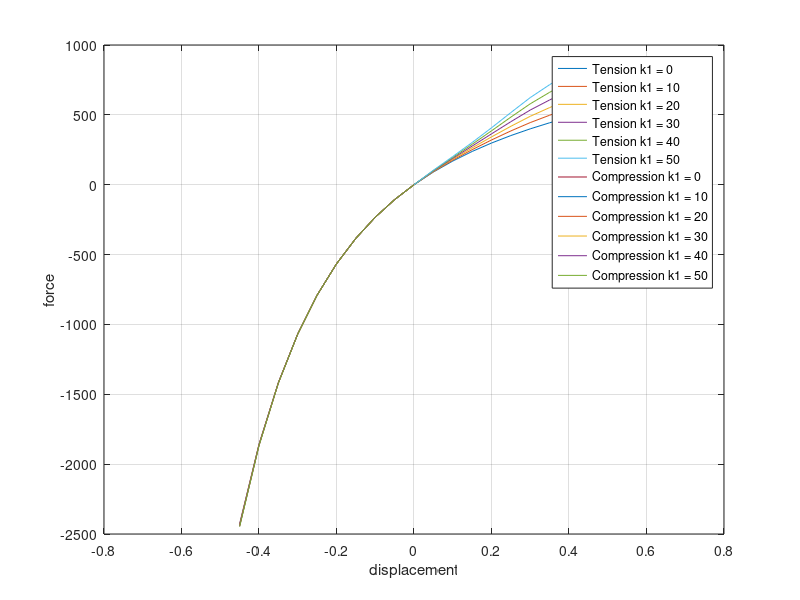

This chart was generated by the following MATLAB code: (Note: this script raises an error after producing the figure.)
close all
clear
clc

Displacement = [0.0, 0.05, 0.1, 0.15000000000000002, 0.2, 0.25, 0.30000000000000004, 0.35000000000000003, 0.4, 0.45];

% tissue orientation [1,0,0]

% k1 = 0
Tension0 = [-2.134657609528058e-27, 91.00404166891487, 169.54981059824803, 238.03719043570646, 298.33952020635115, 351.9251657934373, 399.9474510753262, 443.3132059931279, 482.81536217709623, 519.0870664625577];
Compression0 = [-2.134657609528058e-27, -106.5344514861878, -232.6302817794351, -383.54203974331705, -566.2248874970625, -789.9701471556211, -1067.3027647952588, -1415.2643509276627, -1857.4027683162442, -2427.2303194169335];

% k1 = 10
Tension10 = [-2.134657609528058e-27, 93.46366356477606, 175.99020401970347, 250.86333063997634, 320.2563394612743, 385.06345051729204, 444.76683280885317, 497.37687557432037, 546.5722937037638, 595.9906405503216];
Compression10 = [3.250044141225416e-07, -106.53445127386505, -232.63028177943443, -383.5443046072731, -566.2485842582355, -790.1055555079347, -1067.781917626318, -1416.6582038226416, -1860.5355105761905, -2433.989603349328];

% k1 = 20
Tension20 = [-2.134657609528058e-27, 95.9445899083046, 182.47320612816424, 263.73626690189724, 342.19835944969566, 418.2284420379136, 489.764590470771, 552.0418159968756, 610.3541834155266, 672.7236821802351];
Compression20 = [-6.263274141750273e-09, -106.5344507525911, -232.63028177943414, -383.5465574583063, -566.2716556170401, -790.2308392881395, -1068.2087187898646, -1417.7760458464497, -1862.9763018112174, -2438.4814151778346];

% k1 = 30
Tension30 = [-2.134657609528058e-27, 98.4221656551056, 188.93608609032538, 276.54019302427156, 363.988257473226, 451.165256689384, 534.5513704900086, 606.7111328829996, 673.7183393604896, 748.8503281267332];
Compression30 = [-7.619843161266356e-09, -106.5344502684823, -232.630281779435, -383.5487761384026, -566.2939251931841, -790.3465623736362, -1068.5928862796295, -1418.6983404207267, -1864.9458579065188, -2442.0077357383952];

% k1 = 40
Tension40 = [-2.134657609528058e-27, 100.8965801560019, 195.38089441105572, 289.2858333607557, 385.6567759832141, 483.9259942033305, 579.171229498019, 661.3604618696513, 736.7844407193559, 824.5674283125522];
Compression40 = [-2.134657609528058e-27, -106.5344514861878, -232.6302817794351, -383.5509615117507, -566.3154520585999, -790.4542263584594, -1068.9359432848858, -1419.4814483837597, -1866.5888953748151, -2444.9514635574546];

% k1 = 50
Tension50 = [-2.134657609528058e-27, 103.36800622768293, 201.80936892033588, 301.9814879915867, 407.225803484953, 516.5459080477119, 623.6548911987663, 715.9776890373668, 799.6206339343635, 899.9792080573259];
Compression50 = [-2.134657609528058e-27, -106.5344514861878, -232.6302817794351, -383.5531144106016, -566.3362882365093, -790.5549873460617, -1069.244163865563, -1420.1603190516332, -1868.0017513807902, -2447.466927913647];


plot(Displacement, Tension0);
hold on
plot(Displacement, Tension10);
plot(Displacement, Tension20);
plot(Displacement, Tension30);
plot(Displacement, Tension40);
plot(Displacement, Tension50);

plot(-Displacement, Compression0);
plot(-Displacement, Compression10);
plot(-Displacement, Compression20);
plot(-Displacement, Compression30);
plot(-Displacement, Compression40);
plot(-Displacement, Compression50);

grid on
xlabel('displacement')
ylabel('force')
legend(...
    'Tension k1 = 0',...
    'Tension k1 = 10',...
    'Tension k1 = 20',...
    'Tension k1 = 30',...
    'Tension k1 = 40',...
    'Tension k1 = 50',...
    'Compression k1 = 0',...
    'Compression k1 = 10',...
    'Compression k1 = 20',...
    'Compression k1 = 30',...
    'Compression k1 = 40',...
    'Compression k1 = 50')

% k1 = 100
% Tension100 = [-2.134657609528058e-27, 93.46366356477606, 175.99020401970347, 250.86333063997634, 320.2563394612743, 385.06345051729204, 444.76683280885317, 497.37687557432037, 546.5722937037638, 595.9906405503216];
% Compression100 = [-2.134657609528058e-27, -106.5344514861878, -232.6302817794351, -383.54430460727286, -566.2485842582337, -790.1055555079366, -1067.7819176263197, -1416.658203822643, -1860.5355105761878, -2433.9896033493255];


% 
% Compression = [-2.134657609528058e-27, -106.53999472190857, -232.64397400529057, -383.5684448036199, -566.2713548202039, -790.0473886772179, -1067.4250921621963, -1415.4472430345859, -1857.660961221284, -2427.541499320024];
% Tension = [-2.134657609528058e-27, 90.97917846735885, 169.48463397770138, 237.9071582628486, 298.1169463787407, 351.5884947851915, 399.4930595664174, 442.7676791042166, 482.1671264893403, 518.3033248125929];
% 
% figure
% plot(Displacement,Tension);
% hold on
% plot(Displacement,-Compression);
% legend("tension","compression");
% title("Tissue orientation [0,1,0] k1 = 0.1")


writeToCSV(Displacement', Tension0', 'T_0.csv');
writeToCSV(Displacement', Compression0', 'C_0.csv');
writeToCSV(Displacement', Tension10', 'T_10.csv');
writeToCSV(Displacement', Compression10', 'C_10.csv');
writeToCSV(Displacement', Tension20', 'T_20.csv');
writeToCSV(Displacement', Compression20', 'C_20.csv');
writeToCSV(Displacement', Tension30', 'T_30.csv');
writeToCSV(Displacement', Compression30', 'C_30.csv');
writeToCSV(Displacement', Tension40', 'T_40.csv');
writeToCSV(Displacement', Compression40', 'C_40.csv');
writeToCSV(Displacement', Tension50', 'T_50.csv');
writeToCSV(Displacement', Compression50', 'C_50.csv');


function writeToCSV(x, y, filename)
data = [x, y];
table = array2table(data, 'VariableNames', {'x', 'y'});
writetable(table, filename, 'Delimiter', ' ');
end

